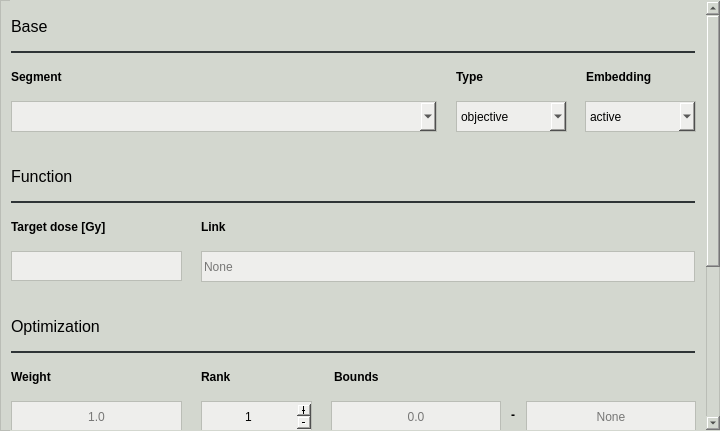
<?xml version="1.0" encoding="UTF-8"?>
<ui version="4.0">
 <class>squared_deviation_window</class>
 <widget class="QMainWindow" name="squared_deviation_window">
  <property name="windowModality">
   <enum>Qt::ApplicationModal</enum>
  </property>
  <property name="geometry">
   <rect>
    <x>0</x>
    <y>0</y>
    <width>720</width>
    <height>431</height>
   </rect>
  </property>
  <property name="minimumSize">
   <size>
    <width>720</width>
    <height>431</height>
   </size>
  </property>
  <property name="maximumSize">
   <size>
    <width>720</width>
    <height>431</height>
   </size>
  </property>
  <property name="windowTitle">
   <string>Squared Deviation Editor</string>
  </property>
  <property name="styleSheet">
   <string notr="true">color: rgb(0, 0, 0);
background-color: rgb(211, 215, 207);</string>
  </property>
  <widget class="QWidget" name="body_widget">
   <property name="styleSheet">
    <string notr="true">color: rgb(0, 0, 0);
background-color: rgb(211, 215, 207);
border: 1px solid;
border-color: rgb(186, 189, 182);</string>
   </property>
   <widget class="QScrollArea" name="scroll_area">
    <property name="geometry">
     <rect>
      <x>10</x>
      <y>0</y>
      <width>711</width>
      <height>431</height>
     </rect>
    </property>
    <property name="styleSheet">
     <string notr="true">border-color: transparent;</string>
    </property>
    <property name="widgetResizable">
     <bool>false</bool>
    </property>
    <widget class="QWidget" name="scroll_contents">
     <property name="geometry">
      <rect>
       <x>0</x>
       <y>0</y>
       <width>690</width>
       <height>681</height>
      </rect>
     </property>
     <widget class="QComboBox" name="embedding_cbox">
      <property name="geometry">
       <rect>
        <x>574</x>
        <y>100</y>
        <width>111</width>
        <height>31</height>
       </rect>
      </property>
      <property name="cursor">
       <cursorShape>PointingHandCursor</cursorShape>
      </property>
      <property name="styleSheet">
       <string notr="true">color: rgb(0, 0, 0);
background-color: rgb(238, 238, 236);
border: 1px solid;
border-color: rgb(186, 189, 182);</string>
      </property>
      <property name="currentIndex">
       <number>0</number>
      </property>
      <item>
       <property name="text">
        <string>active</string>
       </property>
      </item>
      <item>
       <property name="text">
        <string>passive</string>
       </property>
      </item>
     </widget>
     <widget class="QLabel" name="segment_label">
      <property name="geometry">
       <rect>
        <x>0</x>
        <y>60</y>
        <width>431</width>
        <height>31</height>
       </rect>
      </property>
      <property name="font">
       <font>
        <weight>75</weight>
        <bold>true</bold>
       </font>
      </property>
      <property name="styleSheet">
       <string notr="true">border: 0px solid;</string>
      </property>
      <property name="text">
       <string>Segment</string>
      </property>
     </widget>
     <widget class="QLabel" name="embedding_label">
      <property name="geometry">
       <rect>
        <x>575</x>
        <y>60</y>
        <width>109</width>
        <height>31</height>
       </rect>
      </property>
      <property name="font">
       <font>
        <weight>75</weight>
        <bold>true</bold>
       </font>
      </property>
      <property name="styleSheet">
       <string notr="true">border: 0px solid;</string>
      </property>
      <property name="text">
       <string>Embedding</string>
      </property>
     </widget>
     <widget class="QLabel" name="base_label">
      <property name="geometry">
       <rect>
        <x>0</x>
        <y>10</y>
        <width>684</width>
        <height>31</height>
       </rect>
      </property>
      <property name="font">
       <font>
        <pointsize>12</pointsize>
       </font>
      </property>
      <property name="styleSheet">
       <string notr="true">border: 0px solid;</string>
      </property>
      <property name="text">
       <string>Base</string>
      </property>
     </widget>
     <widget class="QComboBox" name="type_cbox">
      <property name="geometry">
       <rect>
        <x>445</x>
        <y>100</y>
        <width>111</width>
        <height>31</height>
       </rect>
      </property>
      <property name="cursor">
       <cursorShape>PointingHandCursor</cursorShape>
      </property>
      <property name="styleSheet">
       <string notr="true">color: rgb(0, 0, 0);
background-color: rgb(238, 238, 236);
border: 1px solid;
border-color: rgb(186, 189, 182);</string>
      </property>
      <property name="currentIndex">
       <number>0</number>
      </property>
      <item>
       <property name="text">
        <string>objective</string>
       </property>
      </item>
      <item>
       <property name="text">
        <string>constraint</string>
       </property>
      </item>
     </widget>
     <widget class="Line" name="base_line">
      <property name="geometry">
       <rect>
        <x>0</x>
        <y>50</y>
        <width>684</width>
        <height>2</height>
       </rect>
      </property>
      <property name="styleSheet">
       <string notr="true">border-color: rgb(46, 52, 54);</string>
      </property>
     </widget>
     <widget class="QLabel" name="type_label">
      <property name="geometry">
       <rect>
        <x>445</x>
        <y>60</y>
        <width>111</width>
        <height>31</height>
       </rect>
      </property>
      <property name="font">
       <font>
        <weight>75</weight>
        <bold>true</bold>
       </font>
      </property>
      <property name="styleSheet">
       <string notr="true">border: 0px solid;</string>
      </property>
      <property name="text">
       <string>Type</string>
      </property>
     </widget>
     <widget class="QPushButton" name="close_component_pbutton">
      <property name="geometry">
       <rect>
        <x>614</x>
        <y>640</y>
        <width>71</width>
        <height>31</height>
       </rect>
      </property>
      <property name="cursor">
       <cursorShape>PointingHandCursor</cursorShape>
      </property>
      <property name="styleSheet">
       <string notr="true">color: rgb(0, 0, 0);
background-color: rgb(238, 238, 236);
border: 1px solid;
border-color: rgb(186, 189, 182);</string>
      </property>
      <property name="text">
       <string>Close</string>
      </property>
     </widget>
     <widget class="QLabel" name="target_dose_label">
      <property name="geometry">
       <rect>
        <x>0</x>
        <y>210</y>
        <width>171</width>
        <height>31</height>
       </rect>
      </property>
      <property name="font">
       <font>
        <weight>75</weight>
        <bold>true</bold>
       </font>
      </property>
      <property name="styleSheet">
       <string notr="true">border: 0px solid;</string>
      </property>
      <property name="text">
       <string>Target dose [Gy]</string>
      </property>
     </widget>
     <widget class="QLineEdit" name="identifier_ledit">
      <property name="geometry">
       <rect>
        <x>0</x>
        <y>550</y>
        <width>381</width>
        <height>31</height>
       </rect>
      </property>
      <property name="styleSheet">
       <string notr="true">color: rgb(0, 0, 0);
background-color: rgb(238, 238, 236);
border: 1px solid;
border-color: rgb(186, 189, 182);</string>
      </property>
      <property name="placeholderText">
       <string>None</string>
      </property>
     </widget>
     <widget class="QSpinBox" name="rank_sbox">
      <property name="geometry">
       <rect>
        <x>190</x>
        <y>400</y>
        <width>111</width>
        <height>31</height>
       </rect>
      </property>
      <property name="cursor">
       <cursorShape>IBeamCursor</cursorShape>
      </property>
      <property name="styleSheet">
       <string notr="true">color: rgb(0, 0, 0);
background-color: rgb(238, 238, 236);
border: 1px solid;
border-color: rgb(186, 189, 182);</string>
      </property>
      <property name="alignment">
       <set>Qt::AlignCenter</set>
      </property>
      <property name="buttonSymbols">
       <enum>QAbstractSpinBox::PlusMinus</enum>
      </property>
      <property name="minimum">
       <number>1</number>
      </property>
      <property name="maximum">
       <number>1000</number>
      </property>
      <property name="value">
       <number>1</number>
      </property>
     </widget>
     <widget class="QLabel" name="identifier_label">
      <property name="geometry">
       <rect>
        <x>0</x>
        <y>510</y>
        <width>381</width>
        <height>31</height>
       </rect>
      </property>
      <property name="font">
       <font>
        <weight>75</weight>
        <bold>true</bold>
       </font>
      </property>
      <property name="styleSheet">
       <string notr="true">border: 0px solid;</string>
      </property>
      <property name="text">
       <string>Identifier</string>
      </property>
     </widget>
     <widget class="QLineEdit" name="link_ledit">
      <property name="geometry">
       <rect>
        <x>190</x>
        <y>250</y>
        <width>494</width>
        <height>31</height>
       </rect>
      </property>
      <property name="styleSheet">
       <string notr="true">color: rgb(0, 0, 0);
background-color: rgb(238, 238, 236);
border: 1px solid;
border-color: rgb(186, 189, 182);</string>
      </property>
      <property name="placeholderText">
       <string>None</string>
      </property>
     </widget>
     <widget class="QLabel" name="link_label">
      <property name="geometry">
       <rect>
        <x>190</x>
        <y>210</y>
        <width>494</width>
        <height>31</height>
       </rect>
      </property>
      <property name="font">
       <font>
        <weight>75</weight>
        <bold>true</bold>
       </font>
      </property>
      <property name="styleSheet">
       <string notr="true">border: none;</string>
      </property>
      <property name="text">
       <string>Link</string>
      </property>
     </widget>
     <widget class="QLabel" name="function_label">
      <property name="geometry">
       <rect>
        <x>0</x>
        <y>160</y>
        <width>684</width>
        <height>31</height>
       </rect>
      </property>
      <property name="font">
       <font>
        <pointsize>12</pointsize>
       </font>
      </property>
      <property name="styleSheet">
       <string notr="true">border: 0px solid;</string>
      </property>
      <property name="text">
       <string>Function</string>
      </property>
     </widget>
     <widget class="QLabel" name="bounds_label">
      <property name="geometry">
       <rect>
        <x>323</x>
        <y>360</y>
        <width>364</width>
        <height>31</height>
       </rect>
      </property>
      <property name="font">
       <font>
        <weight>75</weight>
        <bold>true</bold>
       </font>
      </property>
      <property name="styleSheet">
       <string notr="true">border: 0px solid;</string>
      </property>
      <property name="text">
       <string>Bounds</string>
      </property>
     </widget>
     <widget class="QLabel" name="handling_viz_label">
      <property name="geometry">
       <rect>
        <x>0</x>
        <y>460</y>
        <width>684</width>
        <height>31</height>
       </rect>
      </property>
      <property name="font">
       <font>
        <pointsize>12</pointsize>
       </font>
      </property>
      <property name="styleSheet">
       <string notr="true">border: 0px solid;</string>
      </property>
      <property name="text">
       <string>Handling &amp; Visualization</string>
      </property>
     </widget>
     <widget class="QLineEdit" name="target_dose_ledit">
      <property name="geometry">
       <rect>
        <x>0</x>
        <y>250</y>
        <width>171</width>
        <height>30</height>
       </rect>
      </property>
      <property name="styleSheet">
       <string notr="true">color: rgb(0, 0, 0);
background-color: rgb(238, 238, 236);
border: 1px solid;
border-color: rgb(186, 189, 182);</string>
      </property>
      <property name="alignment">
       <set>Qt::AlignCenter</set>
      </property>
     </widget>
     <widget class="QLabel" name="weight_label">
      <property name="geometry">
       <rect>
        <x>0</x>
        <y>360</y>
        <width>171</width>
        <height>31</height>
       </rect>
      </property>
      <property name="font">
       <font>
        <weight>75</weight>
        <bold>true</bold>
       </font>
      </property>
      <property name="styleSheet">
       <string notr="true">border: 0px solid;</string>
      </property>
      <property name="text">
       <string>Weight</string>
      </property>
     </widget>
     <widget class="QPushButton" name="save_component_pbutton">
      <property name="geometry">
       <rect>
        <x>534</x>
        <y>640</y>
        <width>71</width>
        <height>31</height>
       </rect>
      </property>
      <property name="cursor">
       <cursorShape>PointingHandCursor</cursorShape>
      </property>
      <property name="styleSheet">
       <string notr="true">color: rgb(0, 0, 0);
background-color: rgb(238, 238, 236);
border: 1px solid;
border-color: rgb(186, 189, 182);</string>
      </property>
      <property name="text">
       <string>Save</string>
      </property>
     </widget>
     <widget class="Line" name="function_line">
      <property name="geometry">
       <rect>
        <x>0</x>
        <y>200</y>
        <width>684</width>
        <height>2</height>
       </rect>
      </property>
      <property name="styleSheet">
       <string notr="true">border-color: rgb(46, 52, 54);</string>
      </property>
     </widget>
     <widget class="QLabel" name="conjunction">
      <property name="geometry">
       <rect>
        <x>494</x>
        <y>405</y>
        <width>16</width>
        <height>17</height>
       </rect>
      </property>
      <property name="font">
       <font>
        <weight>75</weight>
        <bold>true</bold>
       </font>
      </property>
      <property name="styleSheet">
       <string notr="true">border: none;</string>
      </property>
      <property name="text">
       <string>-</string>
      </property>
      <property name="alignment">
       <set>Qt::AlignCenter</set>
      </property>
     </widget>
     <widget class="QLabel" name="optimization_label">
      <property name="geometry">
       <rect>
        <x>0</x>
        <y>310</y>
        <width>684</width>
        <height>31</height>
       </rect>
      </property>
      <property name="font">
       <font>
        <pointsize>12</pointsize>
       </font>
      </property>
      <property name="styleSheet">
       <string notr="true">border: 0px solid;</string>
      </property>
      <property name="text">
       <string>Optimization</string>
      </property>
     </widget>
     <widget class="QLabel" name="rank_label">
      <property name="geometry">
       <rect>
        <x>190</x>
        <y>360</y>
        <width>111</width>
        <height>31</height>
       </rect>
      </property>
      <property name="font">
       <font>
        <weight>75</weight>
        <bold>true</bold>
       </font>
      </property>
      <property name="styleSheet">
       <string notr="true">border: 0px solid;</string>
      </property>
      <property name="text">
       <string>Rank</string>
      </property>
     </widget>
     <widget class="QLineEdit" name="upper_bound_ledit">
      <property name="geometry">
       <rect>
        <x>515</x>
        <y>400</y>
        <width>170</width>
        <height>31</height>
       </rect>
      </property>
      <property name="styleSheet">
       <string notr="true">color: rgb(0, 0, 0);
background-color: rgb(238, 238, 236);
border: 1px solid;
border-color: rgb(186, 189, 182);</string>
      </property>
      <property name="alignment">
       <set>Qt::AlignCenter</set>
      </property>
      <property name="placeholderText">
       <string>None</string>
      </property>
     </widget>
     <widget class="QLineEdit" name="weight_ledit">
      <property name="geometry">
       <rect>
        <x>0</x>
        <y>400</y>
        <width>171</width>
        <height>31</height>
       </rect>
      </property>
      <property name="styleSheet">
       <string notr="true">color: rgb(0, 0, 0);
background-color: rgb(238, 238, 236);
border: 1px solid;
border-color: rgb(186, 189, 182);</string>
      </property>
      <property name="alignment">
       <set>Qt::AlignCenter</set>
      </property>
      <property name="placeholderText">
       <string>1.0</string>
      </property>
     </widget>
     <widget class="QCheckBox" name="disp_component_check">
      <property name="geometry">
       <rect>
        <x>0</x>
        <y>600</y>
        <width>231</width>
        <height>23</height>
       </rect>
      </property>
      <property name="cursor">
       <cursorShape>PointingHandCursor</cursorShape>
      </property>
      <property name="styleSheet">
       <string notr="true">border: 0px;
color: rgb(0, 0, 0);</string>
      </property>
      <property name="text">
       <string>Display component</string>
      </property>
      <property name="checked">
       <bool>true</bool>
      </property>
     </widget>
     <widget class="Line" name="handling_viz_line">
      <property name="geometry">
       <rect>
        <x>0</x>
        <y>500</y>
        <width>684</width>
        <height>2</height>
       </rect>
      </property>
      <property name="styleSheet">
       <string notr="true">border-color: rgb(46, 52, 54);</string>
      </property>
     </widget>
     <widget class="Line" name="optimization_line">
      <property name="geometry">
       <rect>
        <x>0</x>
        <y>350</y>
        <width>684</width>
        <height>2</height>
       </rect>
      </property>
      <property name="styleSheet">
       <string notr="true">border-color: rgb(46, 52, 54);</string>
      </property>
     </widget>
     <widget class="QLineEdit" name="lower_bound_ledit">
      <property name="geometry">
       <rect>
        <x>320</x>
        <y>400</y>
        <width>170</width>
        <height>31</height>
       </rect>
      </property>
      <property name="styleSheet">
       <string notr="true">color: rgb(0, 0, 0);
background-color: rgb(238, 238, 236);
border: 1px solid;
border-color: rgb(186, 189, 182);</string>
      </property>
      <property name="alignment">
       <set>Qt::AlignCenter</set>
      </property>
      <property name="placeholderText">
       <string>0.0</string>
      </property>
     </widget>
     <widget class="QComboBox" name="segment_cbox">
      <property name="geometry">
       <rect>
        <x>0</x>
        <y>100</y>
        <width>426</width>
        <height>31</height>
       </rect>
      </property>
      <property name="cursor">
       <cursorShape>PointingHandCursor</cursorShape>
      </property>
      <property name="styleSheet">
       <string notr="true">color: rgb(0, 0, 0);
background-color: rgb(238, 238, 236);
border: 1px solid;
border-color: rgb(186, 189, 182);</string>
      </property>
      <property name="currentIndex">
       <number>-1</number>
      </property>
     </widget>
    </widget>
   </widget>
  </widget>
 </widget>
 <resources>
  <include location="../../assets/resources.qrc"/>
 </resources>
 <connections/>
</ui>
